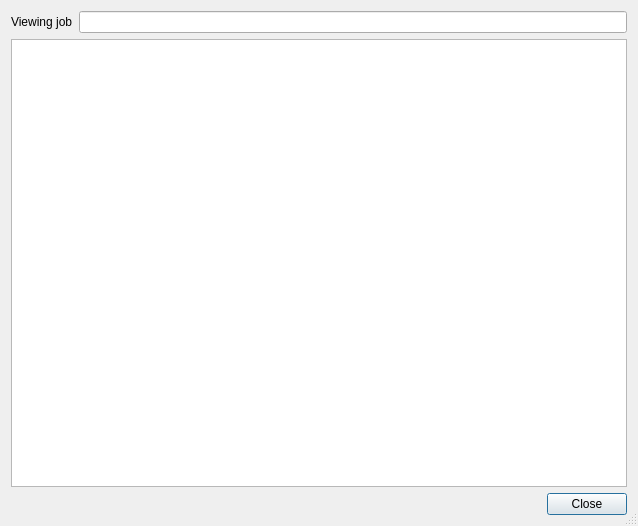
<?xml version="1.0" encoding="UTF-8"?>
<ui version="4.0">
 <class>jobviewdlg</class>
 <widget class="QDialog" name="jobviewdlg">
  <property name="geometry">
   <rect>
    <x>0</x>
    <y>0</y>
    <width>638</width>
    <height>526</height>
   </rect>
  </property>
  <property name="windowTitle">
   <string>Job View</string>
  </property>
  <property name="windowIcon">
   <iconset>
    <normaloff>btqwdoc.png</normaloff>btqwdoc.png</iconset>
  </property>
  <property name="autoFillBackground">
   <bool>false</bool>
  </property>
  <property name="sizeGripEnabled">
   <bool>true</bool>
  </property>
  <layout class="QVBoxLayout" name="verticalLayout_2">
   <item>
    <layout class="QVBoxLayout" name="verticalLayout">
     <property name="sizeConstraint">
      <enum>QLayout::SetDefaultConstraint</enum>
     </property>
     <item>
      <layout class="QHBoxLayout" name="horizontalLayout">
       <item>
        <widget class="QLabel" name="label">
         <property name="text">
          <string>Viewing job</string>
         </property>
        </widget>
       </item>
       <item>
        <widget class="QLineEdit" name="jobdescr">
         <property name="readOnly">
          <bool>true</bool>
         </property>
        </widget>
       </item>
      </layout>
     </item>
     <item>
      <widget class="QPlainTextEdit" name="jobtext">
       <property name="sizePolicy">
        <sizepolicy hsizetype="Expanding" vsizetype="Expanding">
         <horstretch>0</horstretch>
         <verstretch>0</verstretch>
        </sizepolicy>
       </property>
       <property name="font">
        <font>
         <family>Courier 10 Pitch</family>
        </font>
       </property>
       <property name="lineWrapMode">
        <enum>QPlainTextEdit::NoWrap</enum>
       </property>
       <property name="readOnly">
        <bool>true</bool>
       </property>
      </widget>
     </item>
     <item>
      <widget class="QDialogButtonBox" name="buttonBox">
       <property name="orientation">
        <enum>Qt::Horizontal</enum>
       </property>
       <property name="standardButtons">
        <set>QDialogButtonBox::Close</set>
       </property>
      </widget>
     </item>
    </layout>
   </item>
  </layout>
 </widget>
 <tabstops>
  <tabstop>jobdescr</tabstop>
  <tabstop>jobtext</tabstop>
  <tabstop>buttonBox</tabstop>
 </tabstops>
 <resources/>
 <connections>
  <connection>
   <sender>buttonBox</sender>
   <signal>accepted()</signal>
   <receiver>jobviewdlg</receiver>
   <slot>accept()</slot>
   <hints>
    <hint type="sourcelabel">
     <x>248</x>
     <y>254</y>
    </hint>
    <hint type="destinationlabel">
     <x>157</x>
     <y>274</y>
    </hint>
   </hints>
  </connection>
  <connection>
   <sender>buttonBox</sender>
   <signal>rejected()</signal>
   <receiver>jobviewdlg</receiver>
   <slot>reject()</slot>
   <hints>
    <hint type="sourcelabel">
     <x>316</x>
     <y>260</y>
    </hint>
    <hint type="destinationlabel">
     <x>286</x>
     <y>274</y>
    </hint>
   </hints>
  </connection>
 </connections>
</ui>
